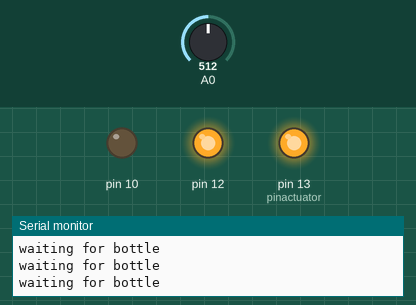
Recording of a sketch running on a simulated Arduino Uno, built with avr-gcc and run on an emulated ATmega328P. Shown: output pins drawn as LEDs (lit = HIGH), the last lines printed to the serial monitor. The test bench sets the inputs (shaded band); at power-on: A0 = 512.

Above: at 1.2 s.
1.3 s: A0 set to 215
4.3 s: A0 set to 188
At 4.7 s:
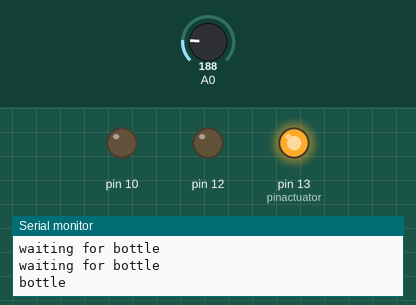
At 11.5 s:
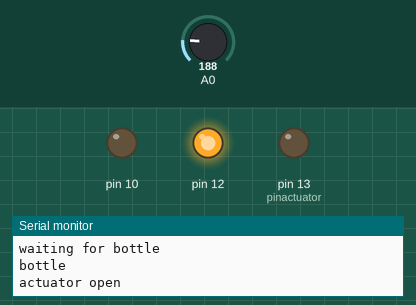
Timing chart, 0 to 11.8 s (numbered marks = the images above; inputs shaded):
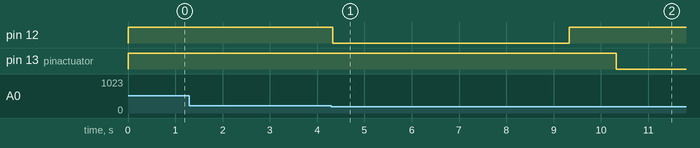

The sketch:

filler.ino
```cpp
int SensorFiller = A0;
byte pinactuator = 13 ;
int FillerVertical = 12;
int BottleCounter = 0;
int SensorFillerValue = 0;
int timer_bottle = 0;

/*Filler class definition */
class Filler {

  private:
    byte pinc02;
    byte pinbuch;
    byte pinpurge;
    byte pinvertical;


  public:
    Filler(byte pinc02, byte pinbuch, byte pinpurge, byte pinvertical) {
      this->pinc02 = pinc02;
      this->pinbuch = pinbuch;
      this->pinpurge = pinpurge;
      this->pinvertical = pinvertical;

      pinMode(pinc02, OUTPUT);
      pinMode(pinbuch, OUTPUT);
      pinMode(pinpurge, OUTPUT);
      pinMode(pinvertical, OUTPUT);
    }

     void up(){
      digitalWrite(pinvertical, HIGH);

     }
     void down(){
      digitalWrite(pinvertical, LOW);
     }
     void c02on(){
      digitalWrite(pinc02, HIGH);
     }
     void c02off(){
      digitalWrite(pinc02, LOW);
     }
     void buchon(){
      digitalWrite(pinbuch, HIGH);
     }
     void buchoff(){
        digitalWrite(pinbuch, LOW);
     }
     void purgeon(){
      digitalWrite(pinpurge, HIGH);
     }
     void purgeoff(){
      digitalWrite(pinpurge, LOW);
     }

};

/*Bottle_detector class definition */
class Bottle_detector {

  private:
    byte bot_det = 0 ;
    byte pinsensor;
    int FillerValue_1 = 700;
    int FillerValue = 0;

  public:
    Bottle_detector(byte pinsensor) {
      this->pinsensor = pinsensor;
      pinMode(pinsensor, INPUT);
      }

     byte is_bottle() {
      return bot_det;
     }
     void reset_bottle(){
        bot_det=0;
      }

     byte on(){
      FillerValue = analogRead(pinsensor);

      if (FillerValue_1 > 200 && FillerValue >200) {
          bot_det = 0 ;
          FillerValue_1 = FillerValue;
      }
      if (FillerValue_1 < 200 && FillerValue <200) {
          bot_det = 1 ;
          FillerValue_1 = FillerValue;
      }
      if (FillerValue_1 > 200 && FillerValue < 200) {
          FillerValue_1 = FillerValue;
      }
      if (FillerValue_1 < 200 && FillerValue >200) {
          FillerValue_1 = FillerValue;
      }

     }
};

class Actuator {

  private:
    byte bot_det = 0 ;
    byte pinactuator =13;
    int FillerValue_1 = 700;
    int FillerValue = 0;

  public:
    actuator() {
      this->pinactuator = pinactuator;
      pinMode(pinactuator, OUTPUT);
      }

     void open() {
      digitalWrite(pinactuator, LOW);
     }

     void close() {
      digitalWrite(pinactuator, HIGH);

     }
};


 Filler filler=Filler(12, 13, 10, FillerVertical);
 Bottle_detector bottle_detector=Bottle_detector(SensorFiller);
 Actuator actuator=Actuator();


void setup() {
  // put your setup code here, to run once:
Serial.begin(9600);

 actuator.close();
 filler.up();
}

void loop() {

  // put your main code here, to run repeatedly:

  bottle_detector.on();
  int tmp = bottle_detector.is_bottle();
  if(tmp ==0){
    Serial.println("waiting for bottle");
  }
  else{
    Serial.println("bottle");
    filler.down();
    delay(5000);
    filler.up();
    delay(1000);
    actuator.open();
    Serial.println("actuator open");
    delay(2000);
    bottle_detector.reset_bottle();
    actuator.close();
    Serial.println("actuator closed");
  }


}
```

Measured:
- the behaviour switches between 200 and 199 on A0 (found by bisection; images 0 and 1)
- after the input at 4.3 s, pin 12: HIGH → LOW at once, → HIGH 5.0 s later; pin 13 (pinactuator): HIGH → LOW after 6.0 s
